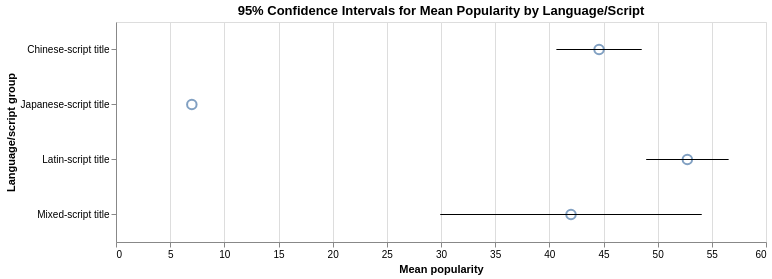

Notebook source saved alongside this figure:
### Code cell
ci_plot_data = language_ci.reset_index()

base = alt.Chart(ci_plot_data).encode(
    y=alt.Y("language_group:N", sort="-x", title="Language/script group"),
)

points = base.mark_point(size=90).encode(
    x=alt.X("mean:Q", title="Mean popularity"),
    tooltip=["language_group:N", "n:Q", alt.Tooltip("mean:Q", format=".2f"), alt.Tooltip("ci_low:Q", format=".2f"), alt.Tooltip("ci_high:Q", format=".2f")],
)

rules = base.mark_rule().encode(
    x="ci_low:Q",
    x2="ci_high:Q",
)

(points + rules).properties(
    title="95% Confidence Intervals for Mean Popularity by Language/Script",
    width=650,
    height=220,
)

### Figure 1 — Vega-Lite specification as saved in the notebook (floating-point values rounded to 4 significant figures)
{"config": {"view": {"continuousWidth": 300, "continuousHeight": 300}}, "layer": [{"mark": {"type": "point", "size": 90}, "encoding": {"tooltip": [{"field": "language_group", "type": "nominal"}, {"field": "n", "type": "quantitative"}, {"field": "mean", "format": ".2f", "type": "quantitative"}, {"field": "ci_low", "format": ".2f", "type": "quantitative"}, {"field": "ci_high", "format": ".2f", "type": "quantitative"}], "x": {"field": "mean", "title": "Mean popularity", "type": "quantitative"}, "y": {"field": "language_group", "sort": "-x", "title": "Language/script group", "type": "nominal"}}}, {"mark": {"type": "rule"}, "encoding": {"x": {"field": "ci_low", "type": "quantitative"}, "x2": {"field": "ci_high"}, "y": {"field": "language_group", "sort": "-x", "title": "Language/script group", "type": "nominal"}}}], "data": {"name": "data-c0e5239f320eb5180c35e473ce1fc3c4"}, "height": 220, "title": "95% Confidence Intervals for Mean Popularity by Language/Script", "width": 650, "$schema": "https://vega.github.io/schema/vega-lite/v6.1.0.json", "datasets": {"data-c0e5239f320eb5180c35e473ce1fc3c4": [{"language_group": "Latin-script title", "n": 152.0, "mean": 52.74, "ci_low": 48.94, "ci_high": 56.55}, {"language_group": "Chinese-script title", "n": 71.0, "mean": 44.59, "ci_low": 40.65, "ci_high": 48.53}, {"language_group": "Mixed-script title", "n": 8.0, "mean": 42.0, "ci_low": 29.93, "ci_high": 54.07}, {"language_group": "Japanese-script title", "n": 1.0, "mean": 7.0, "ci_low": null, "ci_high": null}]}}
